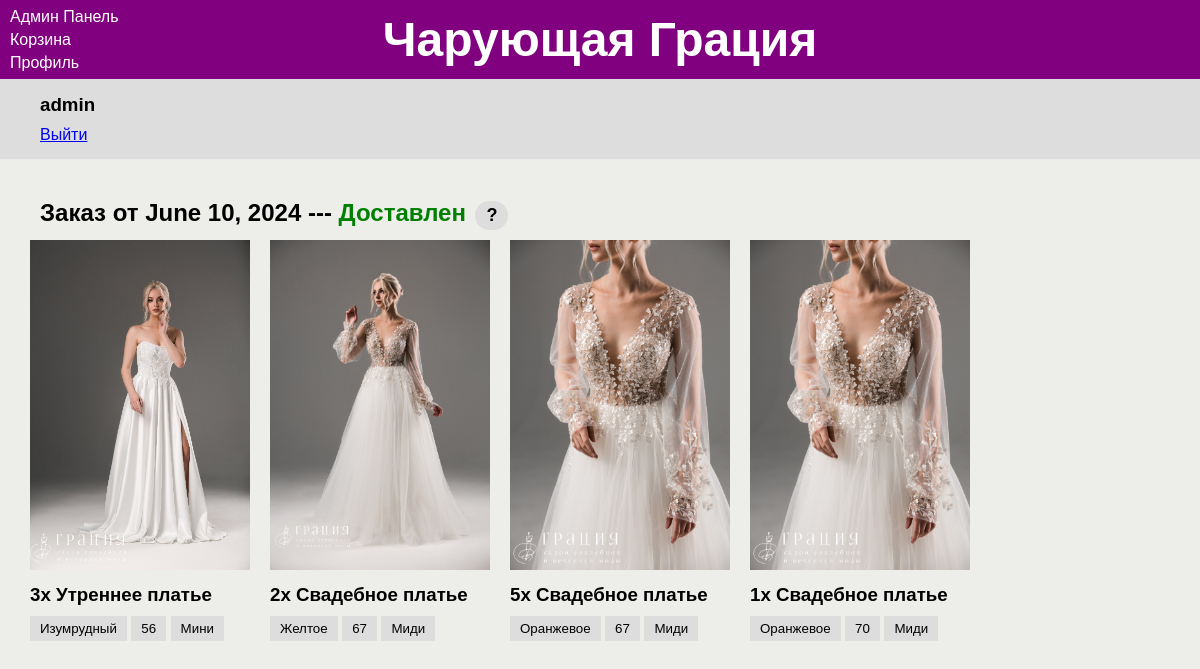
Page /user/ (signed in) on the committed database.
### users/models.py (models this page shows, shortened)
class User(AbstractUser):
    name = models.CharField(max_length=64)
    phone = models.CharField(max_length=10)
    is_verified = models.BooleanField(default=False) #type:ignore
    verification_token = models.CharField(max_length=64, null=True)
    verification_sent = models.DateTimeField(null=True)
    date = models.DateField(auto_now_add=True)

class Delivery(models.Model):
    id = models.CharField(max_length=12, primary_key=True, editable=False, default=create_id)
    user = models.ForeignKey(User, on_delete=models.CASCADE, related_name='deliveries', null=True)
    adress = models.CharField(max_length=512, null=True)
    date = models.DateField(auto_now_add=True)
    state = models.IntegerField(default=1) #type:ignore

class Order(models.Model):
    id = models.CharField(max_length=12, primary_key=True, editable=False, default=create_id)
    delivery = models.ForeignKey(Delivery, on_delete=models.CASCADE, related_name='orders')
    dress = models.ForeignKey(Dress, on_delete=models.SET_NULL, null=True, related_name='orders')
    color = models.ForeignKey(DressColor, on_delete=models.SET_NULL, null=True, related_name='orders')
    size = models.ForeignKey(DressSize, on_delete=models.SET_NULL, null=True, related_name='orders')
    model = models.ForeignKey(DressModel, on_delete=models.SET_NULL, null=True, related_name='orders')
    amount = models.IntegerField()

### dress/models.py (models this page shows, shortened)
class DressColor(models.Model):
    id = models.CharField(max_length=12, primary_key=True, editable=False, default=create_id)
    dress = models.ForeignKey(Dress, on_delete=models.CASCADE, related_name='colors')
    img = models.ImageField(upload_to='images')
    name = models.CharField(max_length=100)

class Dress(models.Model):
    id = models.CharField(max_length=12, primary_key=True, editable=False, default=create_id)
    name = models.CharField(max_length=100)
    desc = models.CharField(max_length=1000, blank=True)

class DressSize(models.Model):
    id = models.CharField(max_length=12, primary_key=True, editable=False, default=create_id)
    dress = models.ForeignKey(Dress, on_delete=models.CASCADE, related_name='sizes')
    size = models.IntegerField()

class DressModel(models.Model):
    id = models.CharField(max_length=12, primary_key=True, editable=False, default=create_id)
    dress = models.ForeignKey(Dress, on_delete=models.CASCADE, related_name='models')
    name = models.CharField(max_length=100)
    price = models.IntegerField()

### users/views.py (the view, shortened to what this page needs)
# urls.py: path('user/', views.user_view, name='view'),
def user_view(request):
    if request.method == 'GET':
        if request.user.is_anonymous:
            return render(request, 'users/login.html')
        else:
            return render(request, 'users/view.html', {'user':request.user, 'deliveries':request.user.deliveries.order_by('-date')})

### users/templates/users/view.html (shortened to what this page needs)
{% extends 'dress/menu.html' %}
{% load static %}
{% block head %}
    <link rel="stylesheet" type="text/css" href="{% static '/users/css/view.css' %}">
{% endblock head %}
{% block content %}
<div class="user-info">
    <h3>{{ user.username }}</h3>
    <a class="logout" href="/logout">Выйти</a>
</div>
{% for delivery in deliveries %}
    <div class="delivery">
        <h2 class="delivery-name">Заказ от {{ delivery.date }} --- </h2>
        {% if delivery.state == 1 %}
            <h2 style="color: green; display: inline;">Оформлен</h2>
            <button class="status-info" title="Заказ оформлен. Скоро он будет принят и мы начнем производство. Мы сообщим вам когда заказ будет принят.">?</button>
        {% elif delivery.state == 2 %}
            <h2 style="color: green; display: inline;">Принят</h2>
            <button class="status-info" title="Заказ принят и мы начали производство. Мы сообщим вам когда он будет готов и мы передадим его в доствку.">?</button>
        {% elif delivery.state == 3 %}
            <h2 style="color: green; display: inline;">Произведен</h2>
            <button class="status-info" title="Заказ произведен и теперь доставляется к вам! Мы сообщим вам когда он достигнет своей цели.">?</button>
        {% elif delivery.state == 4 %}
            <h2 style="color: green; display: inline;">Доставлен</h2>
            <button class="status-info" title="Заказ успешно доставлен и принят! Спасибо что выбрали Чарующую Грацию!">?</button>
        {% elif delivery.state == 0 %}
            <h2 style="color: darkred; display: inline;">Отменен</h2>
            <button class="status-info" title="Заказ был отменен. Свяжитесь с нами если произошла ошибка.">?</button>
        {% endif %}
        <div class="all_orders">
        {% for order in delivery.orders.all %}
            <div class="order">
                <a style="width: 100%;" href="/{{order.dress.id}}?c={{order.color.id}}&s={{order.size.id}}&m={{order.model.id}}">
                    <img src="{{ order.color.img.url }}" style="width: 100%;">
                </a>
                <h3>{{order.amount}}x {{ order.dress.name }}</h3>
                <div class="parameters">
                    <button class="button" style="background: #ddd;">{{ order.color.name }}</button>
                    <button class="button" style="background: #ddd;">{{ order.size.size }}</button>
                    <button class="button" style="background: #ddd;">{{ order.model.name }}</button>
                </div>
            </div>
        {% endfor %}
        </div>
    </div>
{% endfor %}
{% endblock content %}

### dress/static/dress/css/menu.css (style rules this page uses)
* { padding: 0; margin: 0; border: 0; box-sizing: border-box; }
html { font-family: sans-serif; background-color: #edede9; height: 100%; }
body { height: 100vh; width: 100%; }
.button { display: inline-block; background: #ddd; padding: 5px 10px; cursor: pointer; user-select: none; }

### users/static/users/css/view.css (style rules this page uses)
.user-info { background-color: #ddd; padding: 15px; margin-top: -20px; padding-left: 40px; display: flex; flex-direction: column; }
.logout { padding-top: 10px; width: fit-content; }
.delivery { margin: 40px 30px 80px 30px; }
.delivery-name { display: inline; margin-left: 10px; }
.all_orders { margin-top: 10px; display: flex; gap: 20px; }
.order { width: 220px; display: flex; flex-direction: column; gap: 10px; }
.status-info { margin-left: 5px; padding: 4px 11px 4px 11px; font-weight: bolder; font-size: 18px; border-radius: 50px; background-color: #ddd; }

### rows in the picture
User: username "admin"
Delivery: date "June 10, 2024", state "Доставлен"
Order: color.img (picture), amount "3", dress.name "Утреннее платье", color.name "Изумрудный", size.size "56", model.name "Мини"
Order: color.img (picture), amount "2", dress.name "Свадебное платье", color.name "Желтое", size.size "67", model.name "Миди"
Order: color.img (picture), amount "5", dress.name "Свадебное платье", color.name "Оранжевое", size.size "67", model.name "Миди"
Order: color.img (picture), amount "1", dress.name "Свадебное платье", color.name "Оранжевое", size.size "70", model.name "Миди"
